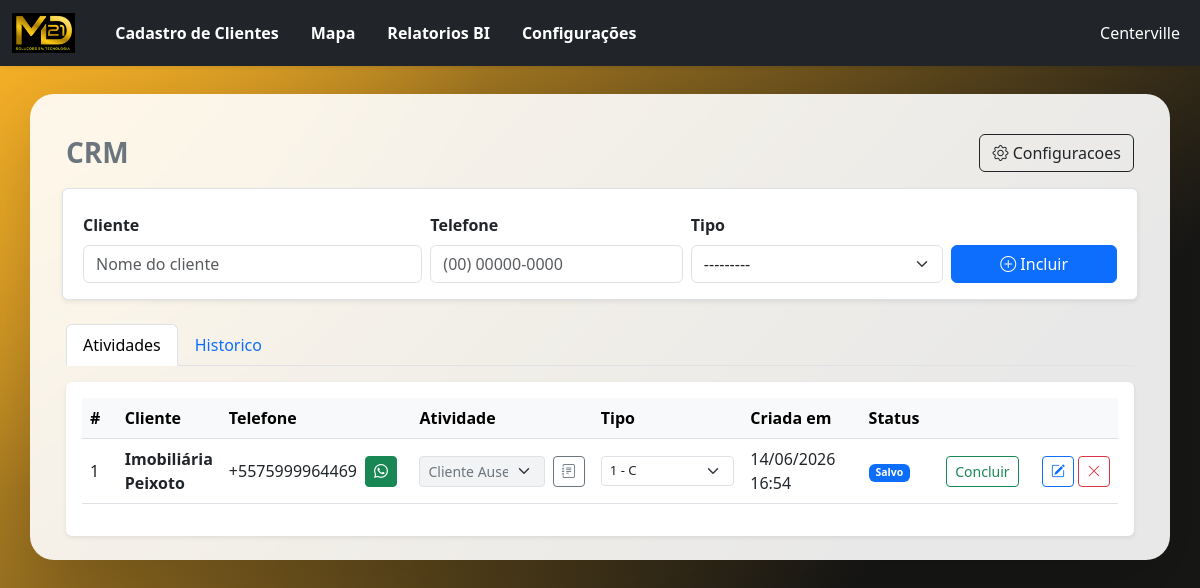
/crm/ (signed in), run on an earlier commit of the app's database.
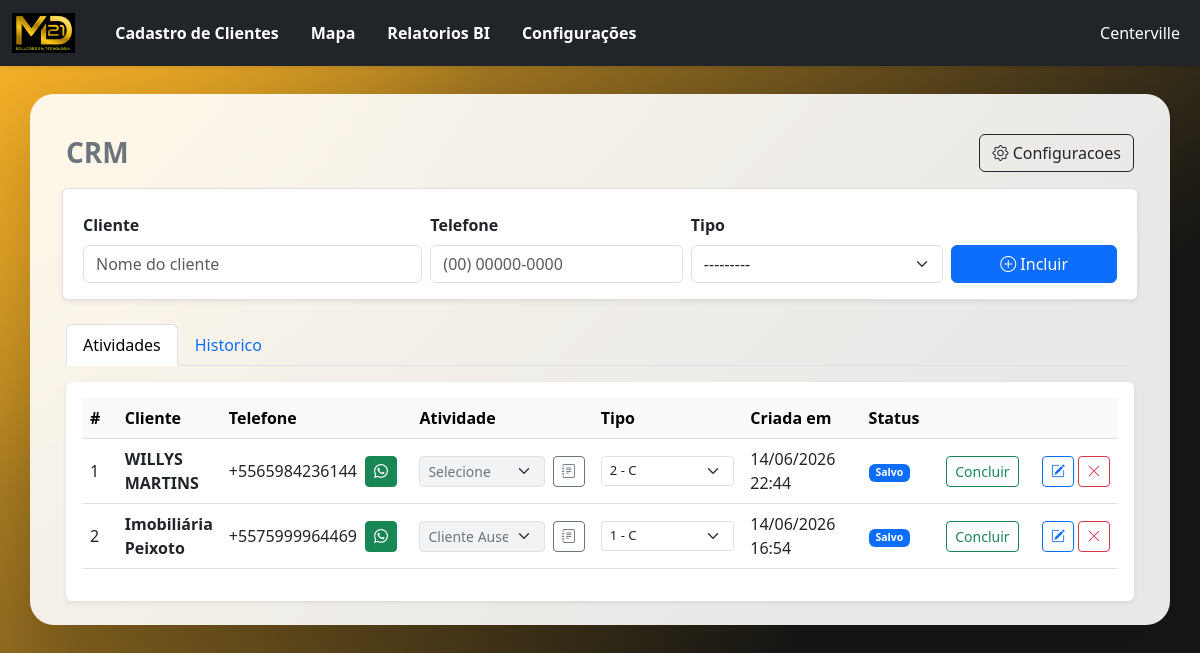
And on a later commit of the database.
### core/models.py (models this page shows, shortened)
class CRMAtividade(models.Model):
    STATUS_PENDENTE = "pendente"
    STATUS_CONCLUIDA = "concluida"
    STATUS_CHOICES = [
        (STATUS_PENDENTE, "Pendente"),
        (STATUS_CONCLUIDA, "Concluida"),
    ]
    cliente_nome = models.CharField(max_length=150)
    telefone = models.CharField(max_length=30, blank=True, null=True)
    tipo = models.ForeignKey(
        TipoAtividade,
        on_delete=models.SET_NULL,
        null=True,
        blank=True,
        related_name="crm_atividades"
    )
    tipo_categoria = models.ForeignKey(
        TipoCategoriaAtividade,
        on_delete=models.SET_NULL,
        null=True,
        blank=True,
        related_name="crm_atividades"
    )
    status = models.CharField(max_length=20, choices=STATUS_CHOICES, default=STATUS_PENDENTE)
    texto = models.TextField(blank=True, default="")
    criado_em = models.DateTimeField(auto_now_add=True)
    concluido_em = models.DateTimeField(null=True, blank=True)
    class Meta:
        ordering = ["-criado_em", "-id"]
    @property
    def whatsapp_url(self):
        digitos = re.sub(r"\D", "", self.telefone or "")
        if len(digitos) in (10, 11):
            digitos = f"55{digitos}"
        if not digitos:
            return ""
        return f"https://wa.me/{digitos}"

class TipoAtividade(models.Model):
    nome = models.CharField(max_length=100, unique=True)
    texto_pronto = models.TextField(blank=True, default="")
    ativo = models.BooleanField(default=True)
    class Meta:
        ordering = ["nome"]

class TipoCategoriaAtividade(models.Model):
    nome = models.CharField(max_length=100, unique=True)
    ativo = models.BooleanField(default=True)
    class Meta:
        ordering = ["nome"]
    def __str__(self):
        return self.nome

### core/views.py (the view)
# urls.py: path("crm/", views.crm_list, name="crm_list"),
def crm_list(request):
    if request.method == "POST":
        form = CRMAtividadeForm(request.POST)
        if form.is_valid():
            form.save()
            messages.success(request, "Atividade criada com sucesso!")
            return redirect("crm_list")
    else:
        form = CRMAtividadeForm()
    atividades = CRMAtividade.objects.select_related("tipo").filter(
        status=CRMAtividade.STATUS_PENDENTE
    ).order_by("-criado_em", "-id")
    historico = CRMAtividade.objects.select_related("tipo").filter(
        status=CRMAtividade.STATUS_CONCLUIDA
    ).order_by("-concluido_em", "-id")
    tipos_atividade = TipoAtividade.objects.filter(ativo=True).order_by("nome")
    tipos_categoria_atividade = TipoCategoriaAtividade.objects.filter(ativo=True).order_by("nome")
    return render(request, "crm_list.html", {
        "form": form,
        "atividades": atividades,
        "historico": historico,
        "tipos_atividade": tipos_atividade,
        "tipos_categoria_atividade": tipos_categoria_atividade,
    })

### core/forms.py
class CRMAtividadeForm(forms.ModelForm):
    class Meta:
        model = CRMAtividade
        fields = ["cliente_nome", "telefone", "tipo_categoria"]
        labels = {
            "cliente_nome": "Cliente",
            "telefone": "Telefone",
            "tipo_categoria": "Tipo",
        }
        widgets = {
            "cliente_nome": forms.TextInput(attrs={
                "class": "form-control",
                "placeholder": "Nome do cliente",
            }),
            "telefone": forms.TextInput(attrs={
                "class": "form-control",
                "placeholder": "(00) 00000-0000",
            }),
            "tipo_categoria": forms.Select(attrs={"class": "form-select"}),
        }
    def __init__(self, *args, **kwargs):
        super().__init__(*args, **kwargs)
        self.fields["tipo_categoria"].queryset = TipoCategoriaAtividade.objects.filter(ativo=True).order_by("nome")

### core/templates/crm_list.html (shortened to what the changed rows need)
{% extends "base.html" %}
{% load static %}
{% block content %}
<div class="container-fluid mt-3">
    <div class="tab-content">
        <div class="tab-pane fade show active" id="atividades-pane" role="tabpanel" aria-labelledby="atividades-tab">
            <div class="table-responsive shadow-sm rounded bg-white p-3">
                <table class="table table-hover align-middle">
                    <thead class="table-light">
                        <tr>
                            <th style="width: 60px;">#</th>
                            <th>Cliente</th>
                            <th style="width: 210px;">Telefone</th>
                            <th style="width: 420px;">Atividade</th>
                            <th style="width: 190px;">Tipo</th>
                            <th style="width: 170px;">Criada em</th>
                            <th style="width: 110px;">Status</th>
                            <th style="width: 110px;"></th>
                            <th style="width: 92px;"></th>
                        </tr>
                    </thead>
                    <tbody>
                        {% for atividade in atividades %}
                        <tr>
                            <td>{{ forloop.counter }}</td>
                            <td class="fw-semibold">{{ atividade.cliente_nome }}</td>
                            <td>
                                <div class="d-flex align-items-center gap-2">
                                    <span>{{ atividade.telefone|default:"-" }}</span>
                                    {% if atividade.whatsapp_url %}
                                    <a class="btn btn-sm btn-success" href="{{ atividade.whatsapp_url }}" target="_blank" rel="noopener" title="Abrir WhatsApp">
                                        <i class="bi bi-whatsapp"></i>
                                    </a>
                                    {% endif %}
                                </div>
                            </td>
                            <td>
                                <form method="POST"
                                      id="form-crm-atividade-{{ atividade.id }}"
                                      action="{% url 'crm_atividade_concluir' atividade.id %}"
                                      data-salvar-texto-url="{% url 'crm_atividade_salvar_texto' atividade.id %}">
                                    <div class="d-flex gap-2 align-items-center">
                                        <select name="tipo"
                                                class="form-select form-select-sm crm-tipo-select {% if atividade.texto %}crm-select-bloqueado{% endif %}"
                                                data-valor-bloqueado="{{ atividade.tipo_id|default:'' }}">
                                            <option value="" data-texto="">Selecione</option>
                                            {% for tipo in tipos_atividade %}
                                                <option value="{{ tipo.id }}" data-texto="{{ tipo.texto_pronto|escape }}" {% if atividade.tipo_id == tipo.id %}selected{% endif %}>{{ tipo.nome }}</option>
                                            {% endfor %}
                                        </select>
                                        <button class="btn btn-sm btn-outline-secondary crm-texto-btn" type="button" title="Abrir texto da atividade">
                                            <i class="bi bi-journal-text"></i>
                                        </button>
                                    </div>
                                </form>
                            </td>
                            <td>
                                <select name="tipo_categoria"
                                        class="form-select form-select-sm crm-tipo-categoria-select"
                                        form="form-crm-atividade-{{ atividade.id }}">
                                    {% for tipo_categoria in tipos_categoria_atividade %}
                                        <option value="{{ tipo_categoria.id }}" {% if atividade.tipo_categoria_id == tipo_categoria.id %}selected{% endif %}>
                                            {{ tipo_categoria.nome }}
                                        </option>
                                    {% endfor %}
                                </select>
                            </td>
                            <td>{{ atividade.criado_em|date:"d/m/Y H:i" }}</td>
                            <td class="small crm-status-texto">
                                {% if atividade.texto %}
                                    <span class="badge bg-primary">Salvo</span>
                                {% else %}
                                    <span class="text-muted">Pendente</span>
                                {% endif %}
                            </td>
                            <td>
                                <button class="btn btn-sm btn-outline-success" type="submit" form="form-crm-atividade-{{ atividade.id }}">
                                    Concluir
                                </button>
                            </td>
                            <td class="text-end">
                                <div class="d-flex justify-content-end gap-1">
                                    <button class="btn btn-sm btn-outline-primary crm-editar-tipo-btn" type="button" title="Editar atividade">
                                        <i class="bi bi-pencil-square"></i>
                                    </button>
                                    <form method="POST"
                                          action="{% url 'crm_atividade_excluir' atividade.id %}"
                                          onsubmit="return confirm('Deseja realmente excluir esta atividade?');">
                                        <button class="btn btn-sm btn-outline-danger" type="submit" title="Excluir atividade">
                                            <i class="bi bi-x-lg"></i>
                                        </button>
                                    </form>
                                </div>
                            </td>
                        </tr>
                        {% empty %}
                        <tr>
                            <td colspan="8" class="text-center text-muted py-3">
                                Nenhuma atividade pendente.
                            </td>
                        </tr>
                        {% endfor %}
                    </tbody>
                </table>
            </div>
        </div>
    </div>
</div>
{% endblock %}

What changed in the data, as far as the page shows it:
added CRMAtividade: cliente_nome "WILLYS MARTINS", telefone "+5565984236144", tipo_categoria "2 - C", criado_em "14/06/2026 22:44", shows "Salvo"
